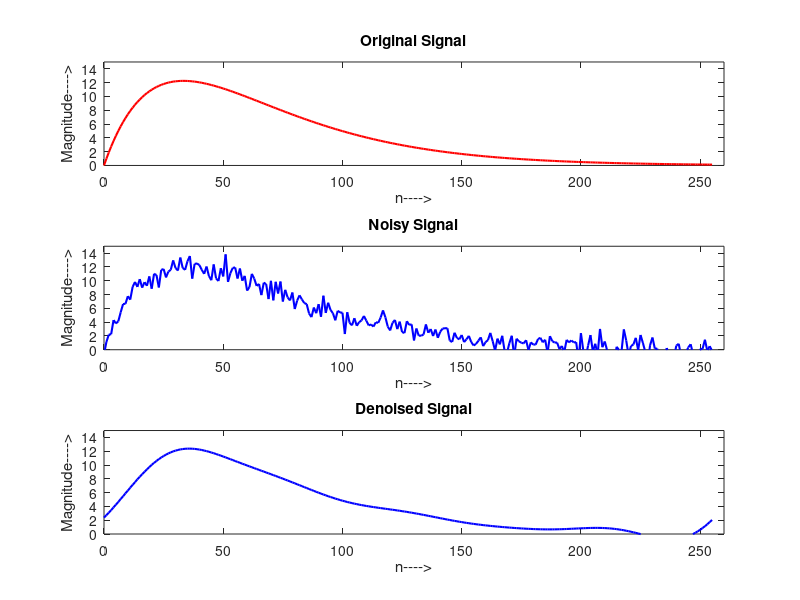
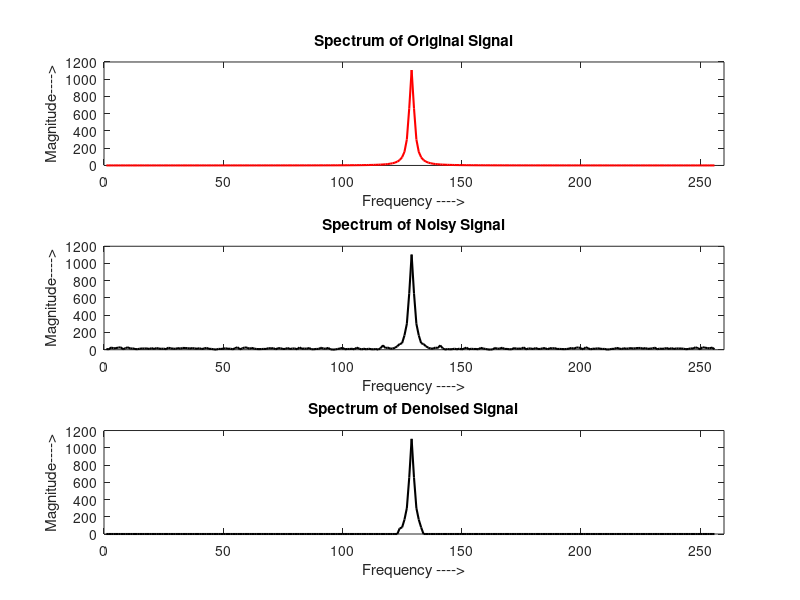
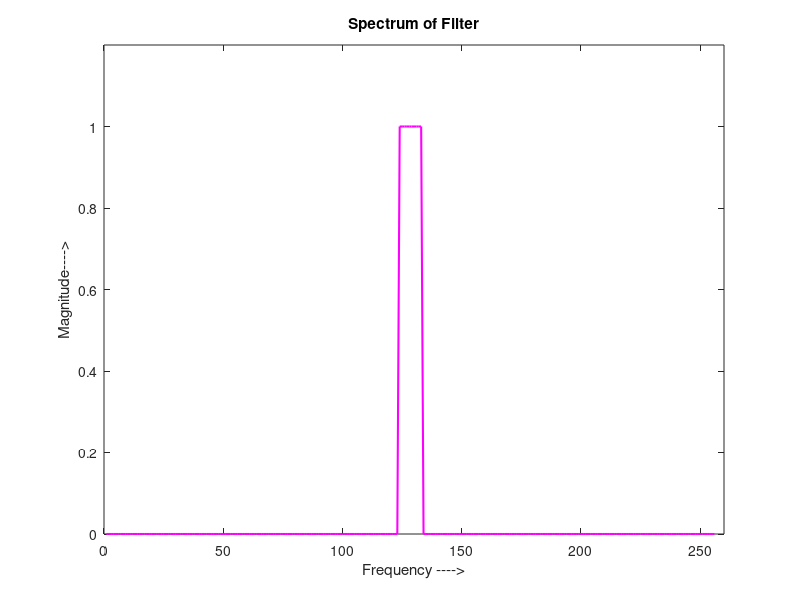

Reproduce these figures in MATLAB, in order.
clear all; close all; clc;
n = 0:255;
x = n.*exp(-0.03*n); 
y = x + randn(size(x)); 
figure(1);
subplot(3,1,1); plot(n,x,'r','LineWidth',1.5); 
xlabel('n---->'); ylabel('Magnitude---->');
title('Original Signal'); axis([0 260 0 15]);
subplot(3,1,2);plot(n,y,'b','LineWidth',1.5); 
xlabel('n---->'); ylabel('Magnitude---->');
title('Noisy Signal'); axis([0 260 0 15]); 
X = fft(x);
Y = fft(y);
figure(2);subplot(3,1,1);plot(fftshift(abs(X)),'r','LineWidth',1.5 );
xlabel('Frequency ---->'); ylabel('Magnitude---->');
title('Spectrum of Original Signal');
axis([0 260 0 1200]);
subplot(3,1,2);plot(fftshift(abs(Y)),'k','LineWidth',1.5 );
xlabel('Frequency ---->'); ylabel('Magnitude---->');
title('Spectrum of Noisy Signal');
axis([0 260 0 1200]);
H = [ones(1,5) zeros(1,246), ones(1,5)]; 
figure(3);
plot(fftshift(H),'m','LineWidth',1.5);
xlabel('Frequency ---->'); ylabel('Magnitude---->');
title('Spectrum of Filter');
axis([0 260 0 1.2]);
Z = Y.*H; 
z = ifft(Z);
figure(1);subplot(3,1,3);plot(n, real(z),'b','LineWidth',1.5);
xlabel('n---->'); ylabel('Magnitude---->');
title('Denoised Signal'); axis([0 260 0 15]); 
axis([0 260 0 15]);
p = fft(z);
figure(2);
subplot(3,1,3);plot(fftshift(abs(p)),'k','LineWidth',1.5 );
xlabel('Frequency ---->'); ylabel('Magnitude---->');
title('Spectrum of Denoised Signal');
axis([0 260 0 1200]);